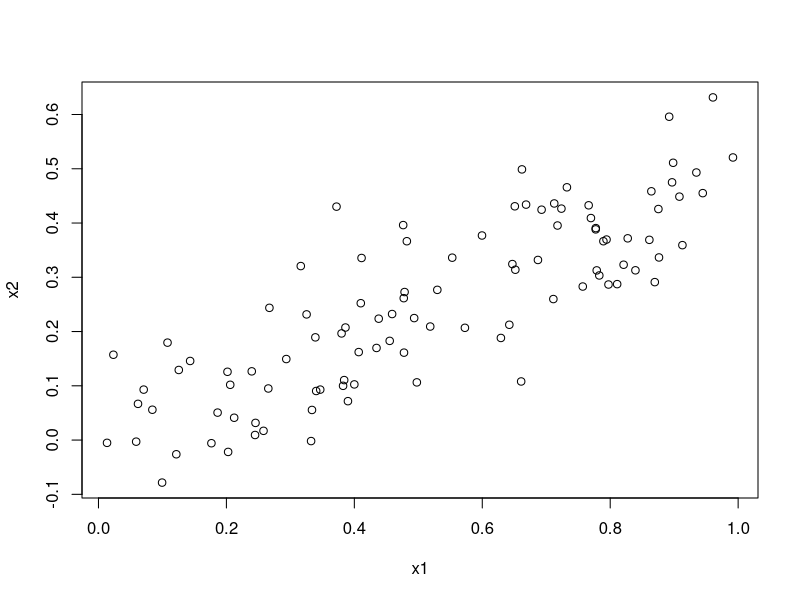
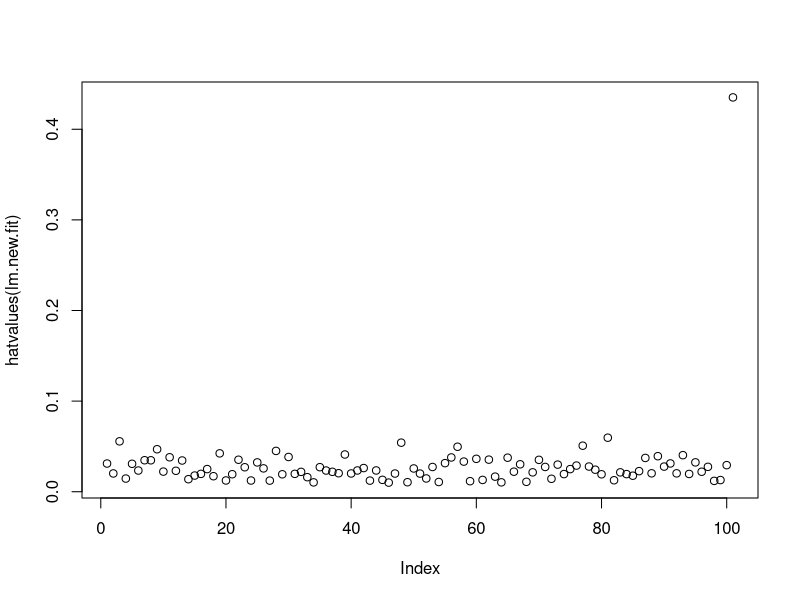
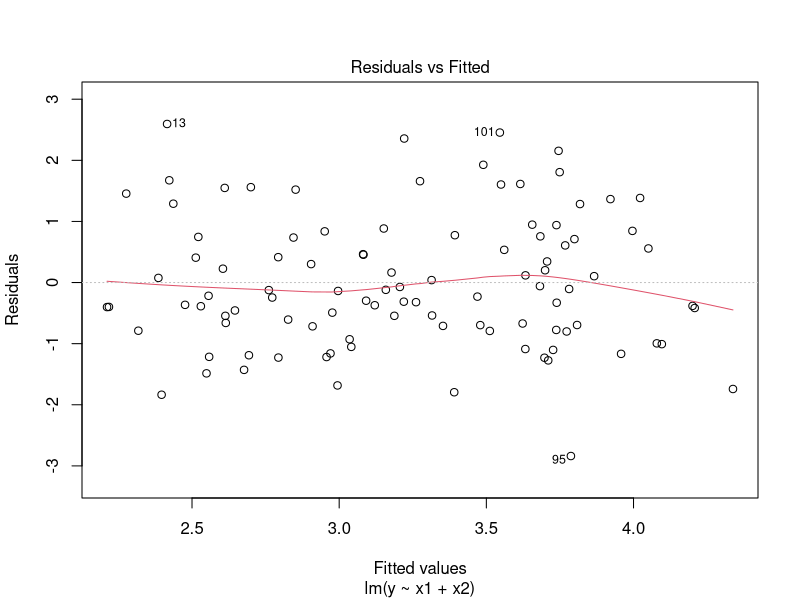
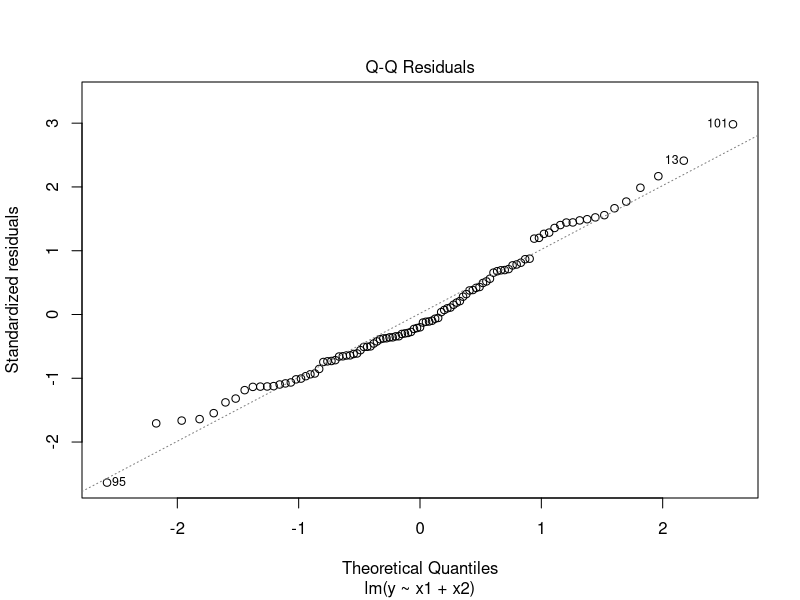
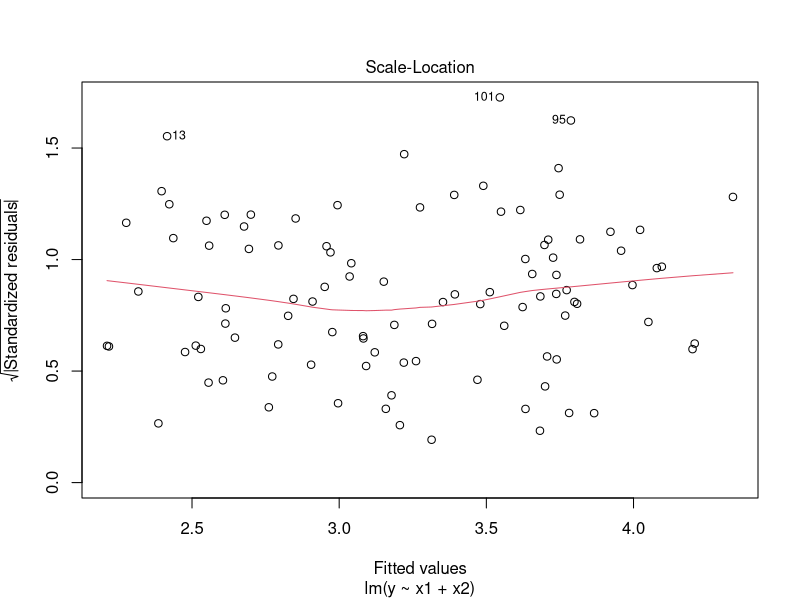
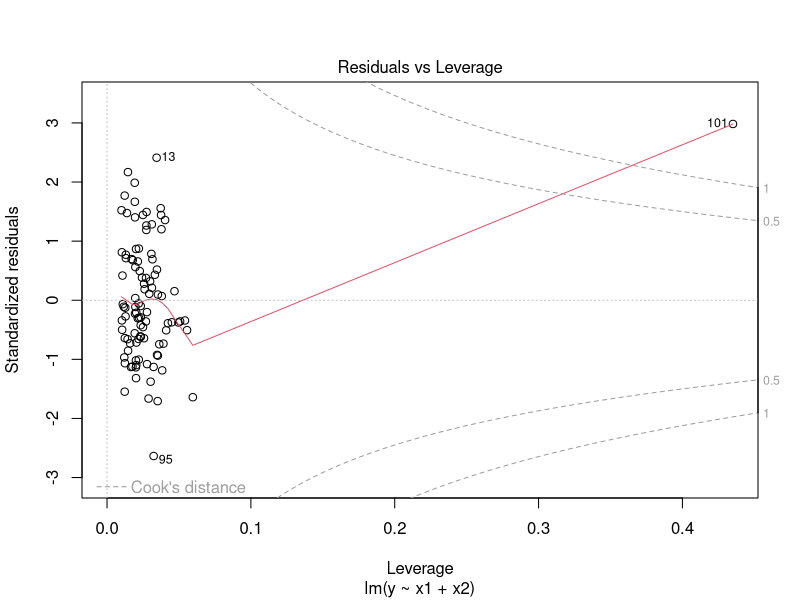

These figures' R source, in order:
# This pproblem focuses on the collinearity problem

# (a) ####

# Setting the random seed
set.seed(0)

# Generating x1 data using runif (provides uniform distribution from 0-1)
x1 = runif(100)

# Generating data for x2 using random values from normal distribution
x2 = 0.5*x1 + rnorm(100)/10

# Creating a linear model. y is a function of x1 and x2
y = 2 + 2*x1 + 0.3*x2 + rnorm(100)

## B0 = 2
## B1 = 2
## B2 = 0.3

# (b) ####

# Plotting x1 vs x2
plot(x1, x2)
## Based on the graph, there is a postive correlation between x1 and x2

# Calculating the correlation between x1 and x2
cor(x1, x2) # 0.8324

# (c) ###

# Fitting the a Least Squares Regression to predict y given x1 and x2
lm.fit = lm(y~x1+x2)

# Viewing the statistics of model
summary(lm.fit)

## Bhat0 = 2.0966
## Bhat1 = 2.5370
## Bhat2 = -0.8687

## The coefficient estimatess for Bhat0 and Bhat1 are similar to true coefficients (B0 
## and B1). It is off by at most 0.5 units. 
## However the coefficient estimate for Bhat2 is off by 1.1 units. Its extremely high
## p-value (0.4671) tells us that we cannot reject the null hypothesis, which means 
## that there is a high chance that there is no relationship between y and x2.

# Use VIF to check for multicollinearity 
library(car)
vif(lm.fit)

# (d) ####

# Creating a new model predicting y using only x1
lm.x1 = lm(y~x1)

# Viiewing the statistiics of the model
summary(lm.x1)

## We can reject the null hypothesis because the p-value (4.37E-7) is extremely below 
## 0.05.

# (e) ####

# Creating a new model predicting y using only x2
lm.x2 = lm(y~x2)

# Viiewing the statistiics of the model
summary(lm.x2)

## We can reject the null hypothesis because the p-value (0.0002) is extremely below 
## 0.05.

# (f) ####

## In (c), the p-value for Bhat2 was not siginificant but in (e) if we do a LSR model 
## separately, then it does become significant. Also the coefficient for Bhat2 changed 
## by almost 2 units from (c) and (e).

# (g) ####

# Adding mismeasured observations into the data
x1 = c(x1, 0.1)
x2 = c(x2, 0.8)
y = c(y, 6)

# Refitting the data with new data
lm.new.fit = lm(y~x1+x2)
summary(lm.new.fit)

# Creating a new model predicting y using only x1
lm.new.x1 = lm(y~x1)

# Viiewing the statistiics of the model
summary(lm.new.x1)

# Creating a new model predicting y using only x1
lm.new.x2 = lm(y~x2)

# Viiewing the statistiics of the model
summary(lm.new.x2)

## Given the new data, it makes the R^2 worse and also the coefficient estimate for 
## Bhat1 is farther that before. 

# Checking for leverage
plot(hatvalues(lm.new.fit))

## Based on the graph above, the new data point has high leverage

# PLotting the model
plot(lm.new.fit)

## Since the studentized residuals for new data is not greater than 3, we can say it 
## is not an outlier.